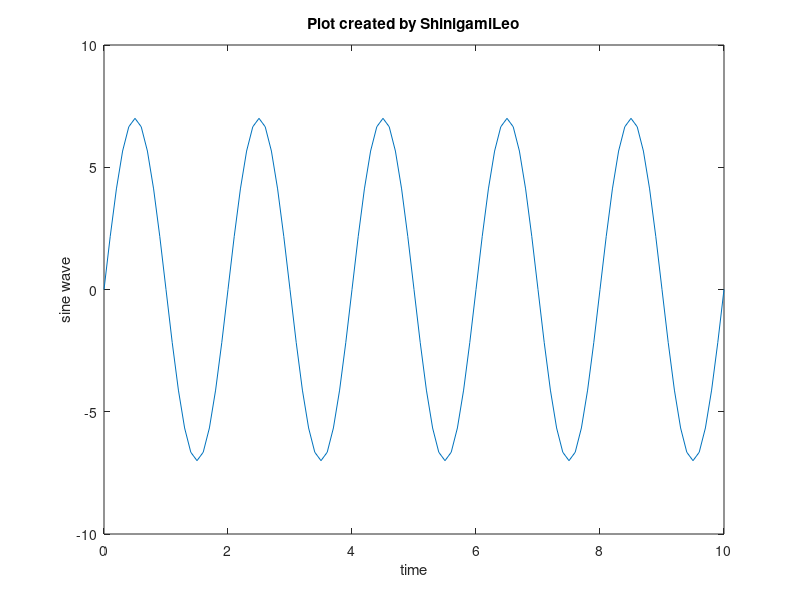

This chart was generated by the following MATLAB code:
a = 7;
f = 0.5;
t = 0:0.1:10;
y = a*sin(2*pi*f*t);
plot(t, y);
xlabel('time');
ylabel('sine wave');
title('Plot created by ShinigamiLeo');